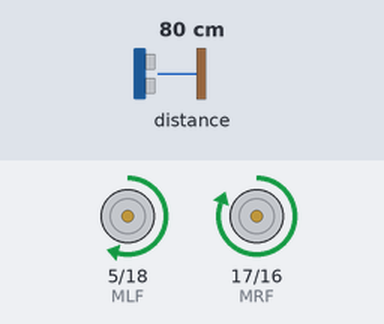
A sketch run on a simulated Arduino Uno, built with avr-gcc and run on an emulated ATmega328P. Parts: motor-driver pin pairs drawn as motors (green arrow = first pin HIGH = forward, orange = second pin HIGH = backward, longer = more drive). The inputs (shaded band) are chosen by the test bench; at power-on: distance to the obstacle 80 cm.

Above: at 6.2 s.
6.3 s: distance to the obstacle set to 46 cm
7.8 s: distance to the obstacle set to 38 cm
At 9.4 s:
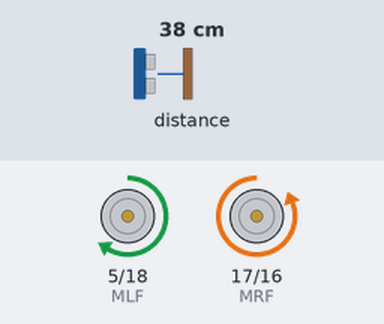
10.8 s: distance to the obstacle set to 60 cm
12.3 s: distance to the obstacle set to 2 cm
At 12.8 s:
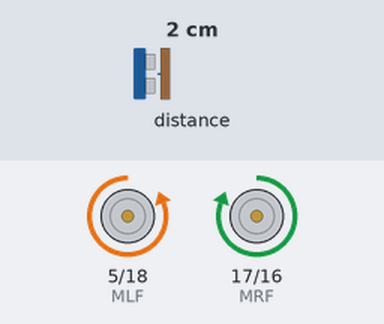
Timing chart, 0 to 16.3 s (numbered marks = the images above; inputs shaded):
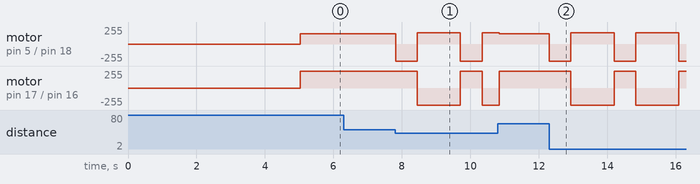

Measured:
- the behaviour switches between 41 and 40 cm on distance to the obstacle (found by bisection; images 0 and 1)
- after the input at 6.3 s, every drawn part: stays the same
- after the input at 7.8 s, motor on pin 5 (MLF) / pin 18 (MLB): alternates backward 255/255 for 0.63 s and forward 170/255 for 1.3 s, starting at once; motor on pin 17 (MRF) / pin 16 (MRB): forward 255/255 → backward 255/255 after 0.65 s, → forward 255/255 1.3 s later, → backward 255/255 0.63 s later
- after the input at 12.3 s, motor on pin 5 (MLF) / pin 18 (MLB): alternates backward 255/255 for 0.63 s and forward 170/255 for 1.3 s, starting at once; motor on pin 17 (MRF) / pin 16 (MRB): alternates forward 255/255 for 0.63 s and backward 255/255 for 1.3 s, starting after 0.64 s

The sketch:

butlerFoShoChamp.ino
```cpp
#include <analogWrite.h>
#include "Adafruit_VL53L0X.h"
int Aan = 1;

//motor pins
int MRB = 16;
int MRF = 17;
int MLF = 5;
int MLB = 18;

//pin power
int RB = 0;
int RF = 0;
int LB = 0;
int LF = 0;

//the older and newer lidar data
int lidarDistance;
int lidarDistance2;

//number of searches for an opening with no result

//the direction the last seen hole was in. a value of 1 being left, 2 being right, and 0 neutral
int holeDirection = 0;

Adafruit_VL53L0X lox = Adafruit_VL53L0X();
void setup() {
   pinMode(MLF,OUTPUT);
  pinMode(MLB,OUTPUT);
  pinMode(MRF,OUTPUT);
  pinMode(MRB,OUTPUT);

  Serial.begin(115200);
  // wait until serial port opens for native USB devices
  while (! Serial) {
    delay(1);
  }

  lox.begin();
  delay(5000);
}
void loop() {
  // makes the robot drive at a predetermined speed
  if(Aan == 0){
    stopDriving();

  }else{
    lidarDistance = getLidarResult(lox);

    //makes the robot drive forward while no obstacles close by
    if(lidarDistance > 400){
      driveForward();
      //obtstacle found
    }else{
      stopDriving();
      //depending on the last opening seen, either left or right of the robot gets searched for the next opening
      switch(holeDirection){
        case 0:
        case 2:
        if(searchLeft(millis(), 600)){
          break;
        }
          searchRight(millis(), 1200);
        break;
        case 1:
        if(searchRight(millis(), 600)){
          break;
        }
        searchLeft(millis(), 1200);
        break;
      }
       }
  }
}
//functions
int getLidarResult(Adafruit_VL53L0X lox){
  VL53L0X_RangingMeasurementData_t measure;
  lox.rangingTest(&measure, false);
  return measure.RangeMilliMeter;
}
boolean searchLeft(unsigned long timeNow, int duration){
  while(millis() < timeNow + duration){
    turnLeft();
    lidarDistance2 = getLidarResult(lox);

    //when there's a sufficient difference is the old and new lidar value, we know its an opening
    if(lidarDistance2 - lidarDistance > 40){
      holeDirection = 1;
      stopDriving();

      //after finding an opening, turn a little more to compensate for the wider frame
      unsigned long timeNow2 = millis();
      int duration2 = 10;
      while(millis() < timeNow2 + duration2){
        turnLeft();
      }

      return true;
    }
  }
  return false;
}

boolean searchRight(unsigned long timeNow, int duration){
  while(millis() < timeNow + duration){
    turnRight();
    lidarDistance2 = getLidarResult(lox);

    //when there's a sufficient difference is the old and new lidar value, we know its an opening
    if(lidarDistance2 - lidarDistance > 40){
      holeDirection = 2;
      stopDriving();

      //after finding an opening, turn a little more to compensate for the wider frame
      unsigned long timeNow2 = millis();
      int duration2 = 10;
      while(millis() < timeNow2 + duration2){
        turnRight();
      }

      return true;
    }
  }
  return false;
}

void setMotors(){
  analogWrite(MLF, LF);
  analogWrite(MLB, LB);
   analogWrite(MRF, RF);
  analogWrite(MRB, RB);
}
void driveForward(){
  RB = 0;
   RF = 150;
  LB = 0;
  LF = 154;
  setMotors();
}

void driveBackwards(){
  RB = 150;
  RF = 0;
  LB = 154;
  LF = 0;
  setMotors();
}
void stopDriving(){
  RB = 0;
  RF = 0;
  LB = 0;
  LF = 0;
  setMotors();
}

void turnLeft() {
  RB = 0;
  LB = 170;
  RF = 170;
  LF = 0;
  setMotors();
}

void turnRight() {
  LB = 0;
  RB = 170;
  LF = 170;
  RF = 0;
  setMotors();
}
```
